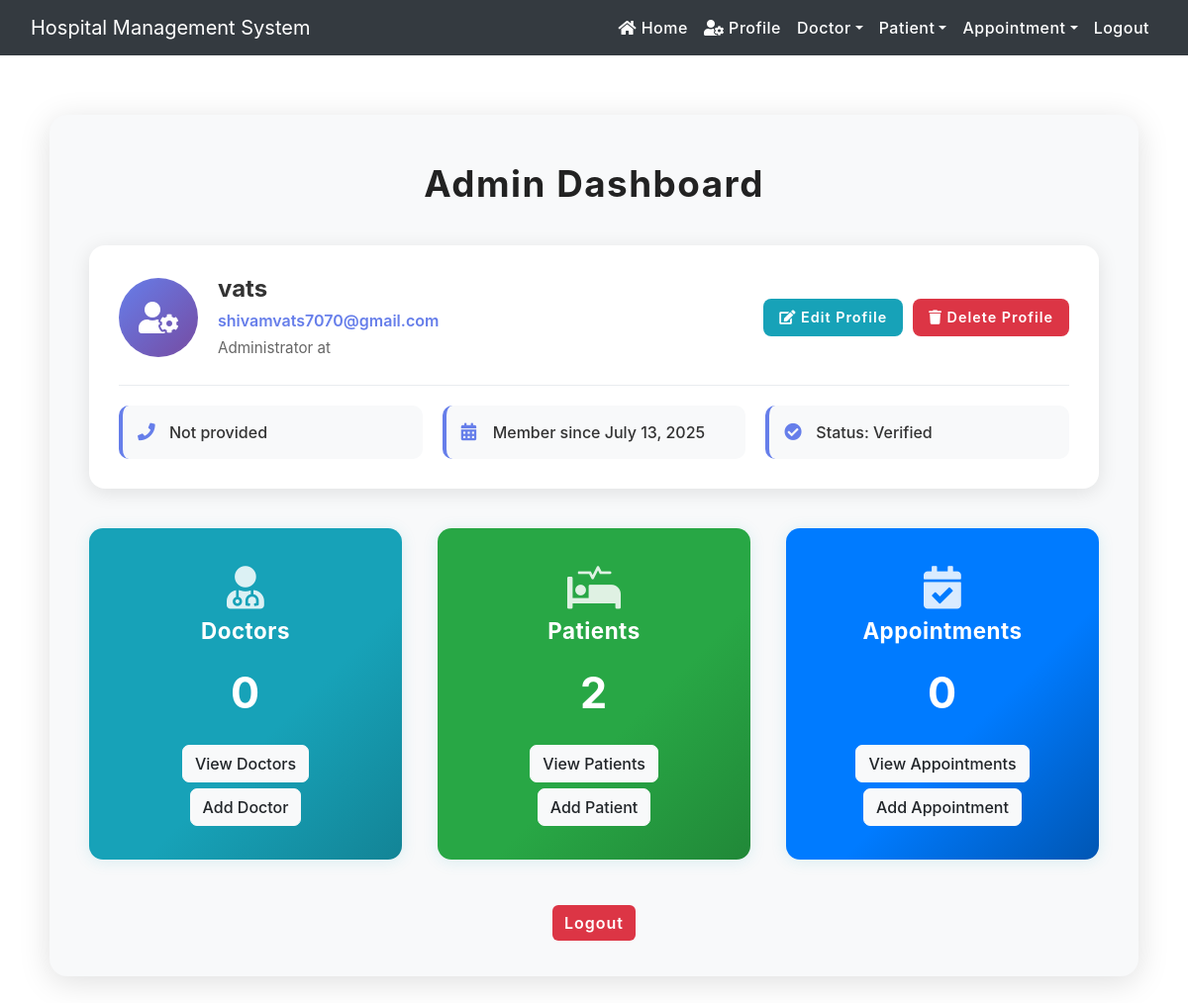
The page /admin_dashboard/ (signed in) on the database its author committed.
### hospital/models.py (models this page shows, shortened)
class AdminRegistration(models.Model):
    user = models.OneToOneField(User, on_delete=models.CASCADE, null=True, blank=True)
    first_name = models.CharField(max_length=100)
    last_name = models.CharField(max_length=100)
    email = models.EmailField(unique=True)
    mobile_number = models.CharField(max_length=15, unique=True, null=True, blank=True)
    hospital_name = models.CharField(max_length=200)
    position = models.CharField(max_length=100)
    is_verified = models.BooleanField(default=False)
    is_active = models.BooleanField(default=True)
    created_at = models.DateTimeField(auto_now_add=True)
    updated_at = models.DateTimeField(auto_now=True)
    def get_full_name(self):
        return f"{self.first_name} {self.last_name}"

### hospital/views.py (the view)
# urls.py: path('admin_dashboard/', Admin_Dashboard, name='admin_dashboard'),
def Admin_Dashboard(request):
    if not request.user.is_staff:
        return redirect('login')
    doctor_count = Doctor.objects.count()
    patient_count = Patient.objects.count()
    appointment_count = Appointment.objects.count()
    try:
        admin_profile = AdminRegistration.objects.get(user=request.user)
    except AdminRegistration.DoesNotExist:
        admin_profile = None
    context = {
        'doctor_count': doctor_count,
        'patient_count': patient_count,
        'appointment_count': appointment_count,
        'admin_profile': admin_profile,
    }
    return render(request, 'admin_dashboard.html', context)

### hospital/templates/admin_dashboard.html (shortened to what this page needs)
{% extends 'navigationbar.html' %}
{% load static %}
{% block body %}
<link rel="stylesheet" type="text/css" href="/static/css/mystyle.css">
<div class="dashboard-container">
    <h2 class="text-center dashboard-title">Admin Dashboard</h2>
    <div class="profile-section">
        {% if admin_profile %}
            <div class="profile-card">
                <div class="profile-header">
                    <div class="profile-avatar">
                        <i class="fas fa-user-cog"></i>
                    </div>
                    <div class="profile-info">
                        <h3>{{ admin_profile.get_full_name }}</h3>
                        <p class="profile-email">{{ admin_profile.email }}</p>
                        <p class="profile-position">{{ admin_profile.position }} at {{ admin_profile.hospital_name }}</p>
                    </div>
                    <div class="profile-actions">
                        <a href="{% url 'admin_profile' %}" class="btn btn-primary btn-sm">
                            <i class="fas fa-edit"></i> Edit Profile
                        </a>
                        <a href="{% url 'delete_admin_profile' %}" class="btn btn-danger btn-sm"
                           onclick="return confirm('Are you sure you want to delete your profile?')">
                            <i class="fas fa-trash"></i> Delete Profile
                        </a>
                    </div>
                </div>
                <div class="profile-details">
                    <div class="detail-item">
                        <i class="fas fa-phone"></i>
                        <span>{{ admin_profile.phone_number|default:"Not provided" }}</span>
                    </div>
                    <div class="detail-item">
                        <i class="fas fa-calendar-alt"></i>
                        <span>Member since {{ admin_profile.created_at|date:"F d, Y" }}</span>
                    </div>
                    <div class="detail-item">
                        <i class="fas fa-check-circle"></i>
                        <span>Status: {% if admin_profile.is_verified %}Verified{% else %}Pending{% endif %}</span>
                    </div>
                </div>
            </div>
        {% endif %}
    </div>
    <div class="dashboard-row">
        <div class="dashboard-card doctor">
            <div class="card-icon"><i class="fas fa-user-md"></i></div>
            <h4>Doctors</h4>
            <div class="card-text">{{ doctor_count }}</div>
            <a href="{% url 'view_doctor' %}" class="btn btn-light">View Doctors</a>
            <a href="{% url 'add_doctor' %}" class="btn btn-light">Add Doctor</a>
        </div>
        <div class="dashboard-card patient">
            <div class="card-icon"><i class="fas fa-procedures"></i></div>
            <h4>Patients</h4>
            <div class="card-text">{{ patient_count }}</div>
            <a href="{% url 'view_patient' %}" class="btn btn-light">View Patients</a>
            <a href="{% url 'add_patient' %}" class="btn btn-light">Add Patient</a>
        </div>
        <div class="dashboard-card appointment">
            <div class="card-icon"><i class="fas fa-calendar-check"></i></div>
            <h4>Appointments</h4>
            <div class="card-text">{{ appointment_count }}</div>
            <a href="{% url 'view_appointment' %}" class="btn btn-light">View Appointments</a>
            <a href="{% url 'add_appointment' %}" class="btn btn-light">Add Appointment</a>
        </div>
    </div>
    <div class="text-center dashboard-logout">
        <a href="{% url 'logout' %}" class="btn btn-danger">Logout</a>
    </div>
</div>
{% endblock %}

### hospital/static/css/mystyle.css (style rules this page uses)
.container, .add-doctor-container, .add-patient-container, .add-appointment-container, .dashboard-container { background: #fff; border-radius: 14px; box-shadow: 0 4px 24px rgba(0,0,0,0.10); padding: 30px 30px 20px 30px; margin-bottom: 30px; }
h2, .dashboard-title { font-weight: 700; letter-spacing: 1px; margin-bottom: 25px; }
.btn-primary, .btn-info, .btn-success, .btn-danger { font-weight: 600; letter-spacing: 1px; border-radius: 6px; transition: background 0.2s, color 0.2s; }
.btn-primary { background-color: #17a2b8; border: none; }
.btn-danger { background-color: #dc3545; border: none; }

### hospital/templates/admin_dashboard.html (style rules this page uses)
.dashboard-container { margin: 60px auto; max-width: 1100px; background: #f8f9fa; border-radius: 18px; box-shadow: 0 6px 32px rgba(0,0,0,0.13); padding: 48px 40px 36px 40px; }
.dashboard-title { color: #222; font-weight: 700; margin-bottom: 40px; letter-spacing: 1.5px; font-size: 2.3em; }
.dashboard-row { display: flex; flex-wrap: wrap; gap: 36px; justify-content: center; margin-bottom: 36px; }
.dashboard-card { flex: 1 1 280px; min-width: 260px; max-width: 340px; background: linear-gradient(135deg, #17a2b8 60%, #138496 100%); color: #fff; border-radius: 14px; box-shadow: 0 2px 16px rgba(23,162,184,0.13); padding: 38px 24px 28px 24px; text-align: center; margin-bottom: 10px; transition: transform 0.18s, box-shadow 0.18s; position: relative; overflow: hidden; }
.dashboard-card.doctor { background: linear-gradient(135deg, #17a2b8 60%, #138496 100%); }
.dashboard-card.patient { background: linear-gradient(135deg, #28a745 60%, #218838 100%); }
.dashboard-card.appointment { background: linear-gradient(135deg, #007bff 60%, #0056b3 100%); }
.dashboard-card h4 { font-size: 1.4em; margin-bottom: 16px; font-weight: 700; letter-spacing: 0.5px; }
.dashboard-card .card-icon { font-size: 2.7em; margin-bottom: 10px; opacity: 0.85; }
.dashboard-card .card-text { font-size: 2.7em; font-weight: bold; margin-bottom: 20px; letter-spacing: 1px; }
.dashboard-card a.btn { margin: 0 6px 6px 6px; font-weight: 500; border-radius: 7px; font-size: 1em; }
.dashboard-logout { margin-top: 28px; }
.profile-section { margin-bottom: 40px; }
.profile-card { background: white; border-radius: 16px; box-shadow: 0 4px 20px rgba(0,0,0,0.1); padding: 30px; margin-bottom: 30px; }
.profile-header { display: flex; align-items: center; gap: 20px; margin-bottom: 25px; flex-wrap: wrap; }
.profile-avatar { width: 80px; height: 80px; background: linear-gradient(135deg, #667eea 0%, #764ba2 100%); border-radius: 50%; display: flex; align-items: center; justify-content: center; font-size: 2rem; color: white; flex-shrink: 0; }
.profile-info { flex: 1; min-width: 200px; }
.profile-info h3 { font-size: 1.5rem; font-weight: 700; color: #333; margin-bottom: 5px; }
.profile-email { color: #667eea; font-weight: 600; margin-bottom: 5px; }
.profile-position { color: #666; font-size: 0.95rem; margin: 0; }
.profile-actions { display: flex; gap: 10px; flex-wrap: wrap; }
.profile-actions .btn { padding: 8px 16px; font-size: 0.9rem; border-radius: 8px; }
.profile-details { display: grid; grid-template-columns: repeat(auto-fit, minmax(250px, 1fr)); gap: 20px; padding-top: 20px; border-top: 1px solid #e9ecef; }
.detail-item { display: flex; align-items: center; gap: 12px; padding: 15px; background: #f8f9fa; border-radius: 10px; border-left: 4px solid #667eea; }
.detail-item i { color: #667eea; font-size: 1.1rem; width: 20px; }
.detail-item span { color: #333; font-weight: 500; }

### rows shown on the page
AdminRegistration: get_full_name "vats", email "shivamvats7070@gmail.com", position "Administrator", created_at "July 13, 2025"

### other values the page prints
{{ admin_profile.phone_number|default:"Not provided" }} "Not provided"
{{ doctor_count }} "0"
{{ patient_count }} "2"
{{ appointment_count }} "0"
